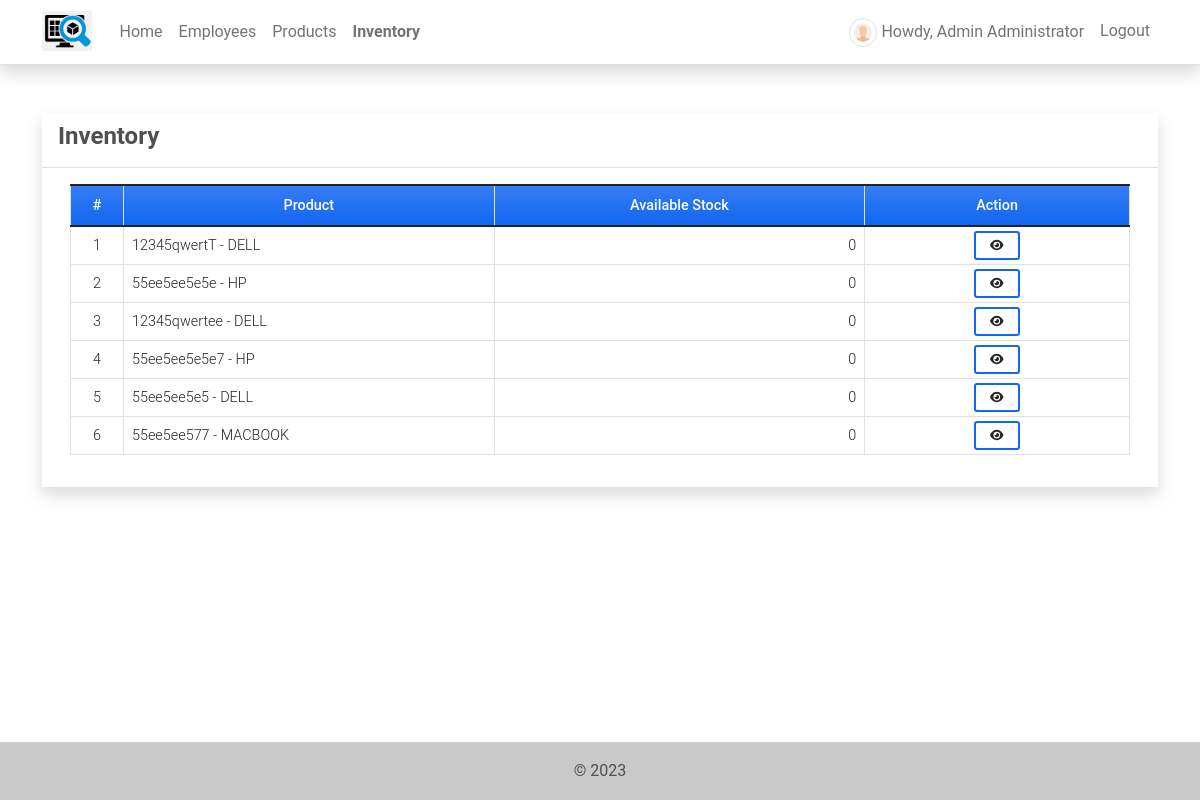
The app's page /inventory (signed in) with its own data.
### imsApp/models.py (models this page shows)
class Product(models.Model):
    model=models.CharField(max_length=50, null=True)
    serial=models.CharField(max_length=50, null=True)
    hd_size=models.CharField(max_length=50,null=True)
    ram=models.CharField(max_length=50, null=True)
    processor=models.CharField(max_length=50, null=True)
    status = models.CharField(max_length=2, choices=(('1','Assigned'),('2','Unassigned')), default=1)
    date_created = models.DateTimeField(default=timezone.now)
    date_updated = models.DateTimeField(auto_now=True)
    def __str__(self):
        return self.serial + ' - ' + self.model
    def count_inventory(self):
        stocks = Stock.objects.filter(product = self)
        stockIn = 0
        stockOut = 0
        for stock in stocks:
            if stock.type == '1':
                stockIn = int(stockIn) + int(stock.quantity)
            else:
                stockOut = int(stockOut) + int(stock.quantity)
        available  = stockIn - stockOut
        return available

### imsApp/views.py (the view)
# urls.py: path('inventory',views.inventory,name='inventory-page'),
@login_required
def inventory(request):
    context['page_title'] = 'Inventory'
    products = Product.objects.all()
    context['products'] = products
    return render(request, 'inventory.html', context)

### imsApp/templates/inventory.html (shortened to what this page needs)
{% extends 'base.html' %} {% load humanize %} {% block pageContent %}
<div class="col-lg-12 col-md-12 col-sm-12 col-xs-12">
    <div class="card card-default rounded-0 shadow ">
        <div class="card-header">
            <div class="d-flex w-100 align-items-center justify-content-between">
                <h4 class="card-title fw-bold">Inventory</h4>
            </div>
        </div>
        <div class="card-body">
            <div class="container-fluid">
                <table class="table table-bordered" id="product-list">
                    <colgroup>
                        <col width="5%">
                        <col width="35%">
                        <col width="35%">
                        <col width="25%">
                    </colgroup>
                    <thead>
                        <tr class="bg-gradient bg-primary bg-opacity-50 text-light">
                            <th class="px-2 py-2 text-center">#</th>
                            <th class="px-2 py-2 text-center">Product</th>
                            <th class="px-2 py-2 text-center">Available Stock</th>
                            <th class="px-2 py-2 text-center">Action</th>
                        </tr>
                    </thead>
                    <tbody>
                        {% for product in products %}
                        <tr>
                            <td class="px-2 py-1 align-middle text-center">{{ forloop.counter }}</td>
                            <td class="px-2 py-1 align-middle">{{ product }}</td>
                            <td class="px-2 py-1 align-middle text-end">{{ product.count_inventory }}</td>
                            <td class="px-2 py-1 align-middle text-center">
                                <a class="btn btn-outline-primary btn-sm" href="{% url 'inventory-history-page' product.pk %}" data-id="{{ product.pk }}" title="View History">
                                    <i class="fa fa-eye text-dark"></i>
                                </a>
                            </td>
                        </tr>
                        {% endfor %}
                    </tbody>
                </table>
            </div>
        </div>
    </div>
</div>
{% endblock pageContent %}

### imsApp/templates/topNavigation.html (shortened to what this page needs)
{% load static %}
<header>
    <nav class="navbar navbar-expand-lg navbar-light bg-white fixed-top shadow border-bottom">
        <div class="container">
            <a class="navbar-brand" target="_blank" href="{% url 'home-page' %}">
                <img src="{{ MEDIA_URL }}/default/logo1.png" height="16" alt="{{ MEDIA_URL }}" loading="lazy" style="margin-top: -3px;" />
            </a>
            <div class="collapse navbar-collapse" id="navbarExample01">
                <ul class="navbar-nav me-auto mb-2 mb-lg-0" id="topNav">
                    {% if user.id %}
                    <li class="nav-item">
                        <a class="nav-link" aria-current="page" href="{% url 'home-page' %}">Home</a>
                    </li>
                    <li class="nav-item">
                        <a class="nav-link" aria-current="page" href="{% url 'employee-page' %}">Employees</a>
                    </li>
                    <li class="nav-item">
                        <a class="nav-link" aria-current="page" href="{% url 'product-page' %}">Products</a>
                    </li>
                    <li class="nav-item">
                        <a class="nav-link" aria-current="page" href="{% url 'inventory-page' %}">Inventory</a>
                    </li>
                    {% endif %}
                </ul>
                <ul class="navbar-nav d-flex flex-row">
                    {% if user.id %} {% if user.profile.user_type == 1 %} {% endif %}
                    <li class="nav-item me-3 me-lg-0">
                        <a class="nav-link" href="{% url 'profile' %}">
                            <span class="me-1"><img src="{{ MEDIA_URL }}/default/default-avatar.png" alt="User Avatar" id="user-avatar" class="img-thumbnail rounded-circle"></span>Howdy, {{ user.first_name }} {{user.last_name}}
                        </a>
                    </li>
                    <li class="nav-item me-3 me-lg-0">
                        <a class="nav-link" href="{% url 'logout' %}">Logout</a>
                    </li>
                    {% else %}
                    <li class="nav-item me-3 me-lg-0">
                        <a class="nav-link" href="{% url 'login' %}">Login</a>
                    </li>
                    {% endif %}
                </ul>
            </div>
        </div>
    </nav>
</header>

### static/assets/default/css/style.css (style rules this page uses)
html, body { height: 100%; width: 100%; max-height: 100%; overflow: auto; display: flex; flex-direction: column; }
body>header { flex-shrink: auto; }
#user-avatar { width: 1.8rem; height: 1.8rem; object-fit: scale-down; object-position: center center; }
.navbar-brand>img { height: 2em; }
.nav-item.active a.nav-link { font-weight: bolder !important; }

### records on screen
Product: serial+model "12345qwertT - DELL", count_inventory "0"
Product: serial+model "55ee5ee5e5e - HP", count_inventory "0"
Product: serial+model "12345qwertee - DELL", count_inventory "0"
Product: serial+model "55ee5ee5e5e7 - HP", count_inventory "0"
Product: serial+model "55ee5ee5e5 - DELL", count_inventory "0"
Product: serial+model "55ee5ee577 - MACBOOK", count_inventory "0"

### other values on screen
{{ user.first_name }} "Admin"
{{ user.last_name }} "Administrator"
